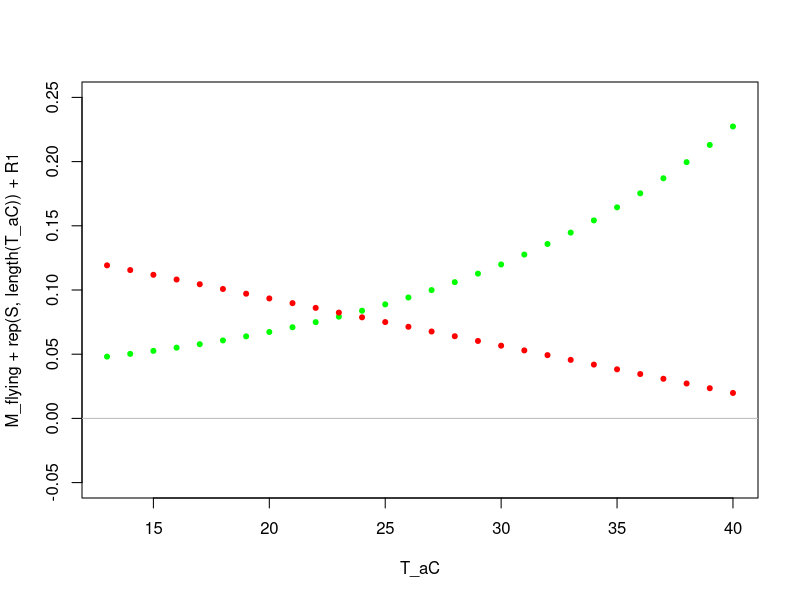
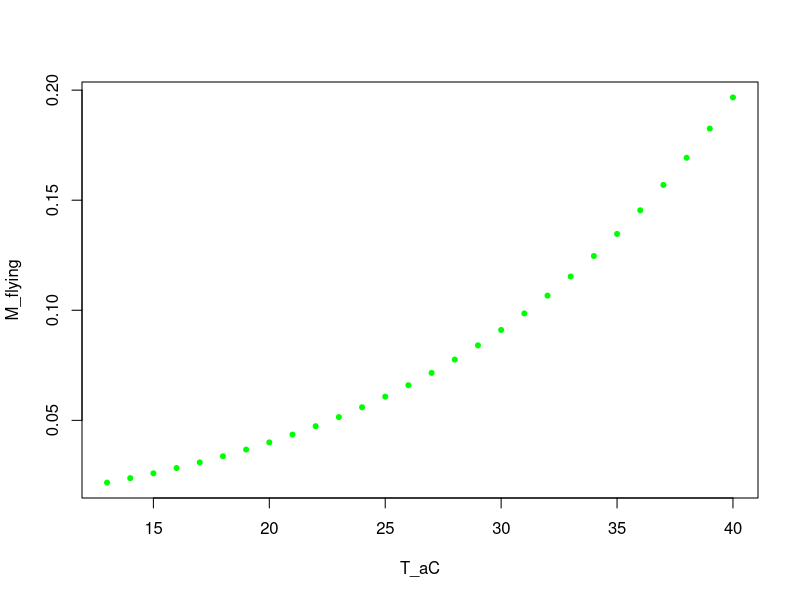

Reproduce these figures in R, in order.

delta = 5.31*10^(-13)
sigma = 5.67*10^(-8)
k = 8.617333262145*10^-5    #Boltzmann's constant
E = 0.63     #activation energy from Brown2004

T_aC = seq(13,40,1)    #air temp in C
T_sC = 9                  #ground surface temp in C, very vague estimate from https://www.met.ie/forecasts/farming/agricultural-data-report
T_aK = T_aC+273.15    #air temp in K
T_sK = T_sC+273.15                  #ground surface temp in K, very vague estimate from https://www.met.ie/forecasts/farming/agricultural-data-report

T_thC = 39      ##lowest value for departing bees in Cooper1985
T_thK = T_thC+273.15


A_th = 4.5*10^(-5)     #in m^2, from Cooper1985
M_b = 0.100   #mass of the bee in g (the default used by Cooper1985 is 100mg)
M_th = 0.0407  #mass of thorax in g (mean reported in Cooper1985)

v = 3.1    #using M data for 100mg bee flying at 3m/s

c = 4.184*0.8   #specific heat (in cal/g*degC converted to J/g*degC), cited in May1976

### Calculate Some things ###

#solar radiation
P=850   #from Cooper1985 
S = (0.25*0.91*A_th*P) + (0.5*0.91*A_th*0.25*P)   #%solar radiation

#thermal radiation
R1 = 0.5*0.91*A_th*(delta*T_aK^6 + sigma*T_sK^4)
R2 = 0.97*A_th*sigma*T_thK^4  #temps need to be in K

#convective heat loss - theoretical 
kin.viscosity =  function(T){       #function of temp in K (nu)
  #read a table to extract the right entry?
  return(1.45*10^(-5))   #ish for 10-15C
}
therm.conduct =  function(T){       #function of temp in K (k)
  #read a table to extract the right entry?
  return(0.024)   #ish for 10-15C
}
C_l = 0.0749
n = 0.78	
l_th = 0.0053
h_flying = ((therm.conduct(T_aK)*C_l)/l_th)*((v*l_th)/(kin.viscosity(T_aK)))^n
h_resting = ((therm.conduct(T_aK)*C_l)/l_th)*((v*l_th)/(kin.viscosity(T_aK)))^n #assumes forced airflow, so probably shouldn't actually be used for "resting" bee
C_flying = h_flying*A_th*(T_thK-T_aK)
C_resting = h_resting*A_th*(T_thK-T_aK) 


#metabolic heat production 
#M = 0.037 from Cooper1985
I_resting = 1.31*10^(-3)     #From Rothe1989, in mW/g
i0_resting = exp(log(I_resting) - (3/4)* log(M_b) + E/(k*(10+273.15)))
I_flying = 0.4     #From Nachtigall1989, in W/g
i0_flying = exp(log(I_flying) - (3/4)* log(M_b) + E/(k*(20+273.15)))

#M = i_0*M_b^(3/4)*exp(-E/(k*T_aK))    #mass in g and temp in K

#M_resting = I_resting*M_b
#M_flying = I_flying*M_b
M_resting = i0_resting*M_b^(3/4)*exp(-E/(k*T_aK))*M_b    #mass in g and temp in K
M_flying = i0_flying*M_b^(3/4)*exp(-E/(k*T_aK))*M_b    #mass in g and temp in K


plot(T_aC,M_flying+rep(S,length(T_aC))+R1,ylim=c(-0.05,0.25),col='green',pch=20)  #gains
points(T_aC,C_flying+R2,col='red',pch=20)  #losses
abline(h=0,col='grey')

plot(T_aC,M_flying,col='green',pch=20)  #gains


# plot(T_aC,(M_flying+rep(S,length(T_aC))+R1)/(M_th*c),col='green',pch=20)  #gains
# points(T_aC,(C_flying+R2)/(M_th*c),col='red',pch=20)  #losses
# abline(h=0,col='grey')
